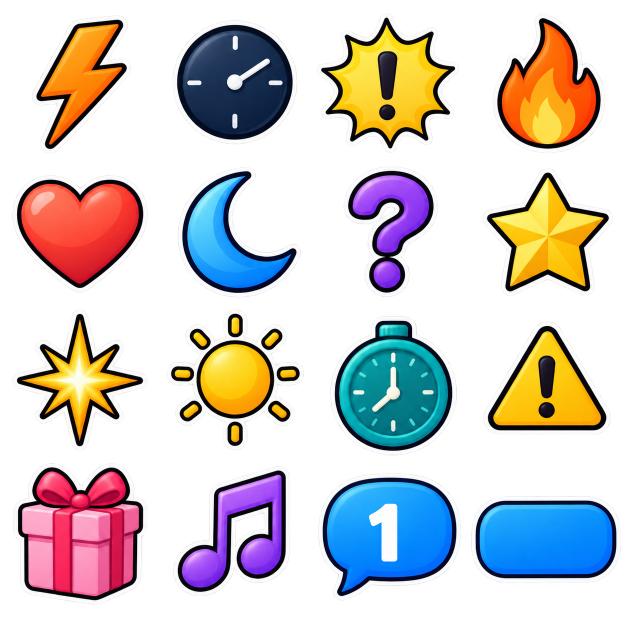
#> input picture docs/assets/basic-symbol-sticker-atlas-20260925.png, 1254 x 1254 px (shown at 1/2 size)
$ python repair_gift_atlas_crop_20261003.py
#> lines starting #> are read from the running program, lines starting #| are printed output that depends on the picture; after the words box and inside, x2 and y2 are one past the last pixel; in counts of white or black regions, pixels touching at a corner belong together
### scripts/extract_legacy_icon_atlases.py
"""Extract three first-party icon atlases into transparent sticker PNGs.

The retained source atlases, cell coordinates, and resulting hashes make these
assets reproducible and traceable. Existing images are backed up on an explicit
replacement run.
"""

from __future__ import annotations

import argparse
from collections import deque
import hashlib
import json
import shutil
from pathlib import Path

import numpy as np
from PIL import Image, ImageDraw


ROOT = Path(__file__).resolve().parents[1]
STICKER_ROOT = ROOT / "src/cutvoke/assets/stickers"
CATALOG = ROOT / "src/cutvoke/core/builtin_stickers.json"
BACKUP_ROOT = ROOT / "docs/assets/replaced-sticker-sources-20260925"
DEFAULT_OUTPUT = ROOT / "tmp/legacy-icon-review"
DEFAULT_REPORT = ROOT / "docs/assets/legacy-icon-atlases-20260925.extraction.json"
DEFAULT_CONTACT = ROOT / "docs/assets/legacy-icon-atlases-contact-sheet-20260925.png"
GRID = 4
OUTPUT_SIZE = 320
PADDING = 18
CROP_FRACTION = 0.94
MIN_COMPONENT_PIXELS = 80

ATLASES = (
    {
        "file": "basic-navigation-sticker-atlas-20260925.png",
        "items": (
            ("arrow_down", "向下箭头", ("方向", "向下")),
            ("arrow_left", "向左箭头", ("方向", "向左")),
            ("arrow_ne", "右上箭头", ("方向", "右上")),
            ("arrow_nw", "左上箭头", ("方向", "左上")),
            ("arrow_red", "红色箭头", ("方向", "红色")),
            ("arrow_right", "向右箭头", ("方向", "向右")),
            ("arrow_up", "向上箭头", ("方向", "向上")),
            ("cross", "叉号", ("标记", "叉号")),
            ("location", "位置标记", ("位置", "地点")),
            ("magnifier", "放大镜", ("搜索", "放大镜")),
            ("minus", "减号", ("符号", "减号")),
            ("plus", "加号", ("符号", "加号")),
            ("check_green", "绿色对勾", ("标记", "正确")),
            ("circle_green", "绿色圆点", ("标记", "绿色")),
            ("dot", "圆点", ("标记", "圆点")),
            ("shield", "盾牌", ("标记", "盾牌")),
        ),
    },
    {
        "file": "basic-symbol-sticker-atlas-20260925.png",
        "items": (
            ("bolt_orange", "橙色闪电", ("闪电", "速度")),
            ("clock", "时钟", ("时间", "时钟")),
            ("exclaim_yellow", "黄色感叹号", ("提示", "感叹号")),
            ("flame", "火焰", ("火焰", "热度")),
            ("heart", "爱心", ("爱心", "情绪")),
            ("moon", "月亮", ("月亮", "夜晚")),
            ("question", "问号", ("提示", "问号")),
            ("star", "星星", ("星星", "氛围")),
            ("star_burst", "爆闪星", ("星星", "闪光")),
            ("sun", "太阳", ("太阳", "白天")),
            ("timer", "计时器", ("时间", "计时")),
            ("warning", "警告标识", ("提示", "警告")),
            ("gift", "礼物", ("礼物", "庆祝")),
            ("music_note", "音符", ("音乐", "音符")),
            ("number_bubble", "数字气泡", ("数字", "气泡")),
            ("rounded_blue", "蓝色圆角牌", ("标记", "蓝色")),
        ),
    },
    {
        "file": "basic-label-sticker-atlas-20260925.png",
        "items": (
            ("speech_bubble", "对话气泡", ("气泡", "对话")),
            ("tag", "标签牌", ("标记", "标签")),
        ),
    },
)


def _sha(path: Path) -> str:
    return hashlib.sha256(path.read_bytes()).hexdigest()


def _remove_small_components(pixels: np.ndarray) -> tuple[np.ndarray, int, int]:
    """Remove isolated generator specks while preserving the main icon parts."""
    visible = pixels[:, :, 3] >= 24
    height, width = visible.shape
    seen = bytearray(height * width)
    removed_pixels = 0
    removed_components = 0
    for y in range(height):
        for x in range(width):
            start = y * width + x
            if not visible[y, x] or seen[start]:
                continue
            seen[start] = 1
            queue = deque([start])
            component = [start]
            while queue:
                index = queue.popleft()
                cy, cx = divmod(index, width)
                for ny in range(max(0, cy - 1), min(height, cy + 2)):
                    for nx in range(max(0, cx - 1), min(width, cx + 2)):
                        neighbor = ny * width + nx
                        if visible[ny, nx] and not seen[neighbor]:
                            seen[neighbor] = 1
                            queue.append(neighbor)
                            component.append(neighbor)
            if len(component) < MIN_COMPONENT_PIXELS:
                removed_components += 1
                removed_pixels += len(component)
                ys, xs = np.divmod(np.asarray(component), width)
                pixels[ys, xs, :] = 0
    return pixels, removed_components, removed_pixels


# [168 lines left out: functions _contact_sheet, extract, main, not called in this run]


# [2 lines that do not run on import are left out]

### scripts/repair_gift_atlas_crop_20261003.py
"""Recover the full existing gift artwork from its retained ImageGen atlas.

The bow extends above the fourth grid row. Cropping a fixed square cell clipped
it. This bounded extraction keeps the original illustration and transparent
pixels; it does not generate a replacement or add catalog entries.
"""

from __future__ import annotations

import argparse
import hashlib
import json
from pathlib import Path
import shutil

import numpy as np
from PIL import Image, ImageDraw

from extract_legacy_icon_atlases import _remove_small_components

ROOT = Path(__file__).resolve().parents[1]
OUT = ROOT / "output/acceptance/product-completion-20261003/artwork"
ATLAS = ROOT / "docs/assets/basic-symbol-sticker-atlas-20260925.png"
TARGET = ROOT / "src/cutvoke/assets/stickers/gift.png"
CATALOG = ROOT / "src/cutvoke/core/builtin_stickers.json"
EXPECTED_ATLAS = "cad7244088163c8214c9f72847be0f8881823fa101f3621c638178bd1b1d791a"


def sha(path):
    return hashlib.sha256(path.read_bytes()).hexdigest()


def main():
    parser = argparse.ArgumentParser(description=__doc__)
    parser.add_argument("--install", action="store_true")
    args = parser.parse_args()
    if sha(ATLAS) != EXPECTED_ATLAS:
        raise ValueError("source atlas changed; review its crop before extracting")
    OUT.mkdir(parents=True, exist_ok=True)
    crop_box = (0, 910, 320, 1254)
    with Image.open(ATLAS) as atlas:
#> atlas is the input picture: PIL image 1254x1254 RGBA; mean R, G, B, A 70.6, 65.3, 63.5, 109.3
        pixels = np.asarray(atlas.convert("RGBA").crop(crop_box)).copy()
    pixels[pixels[:, :, 3] < 8] = 0
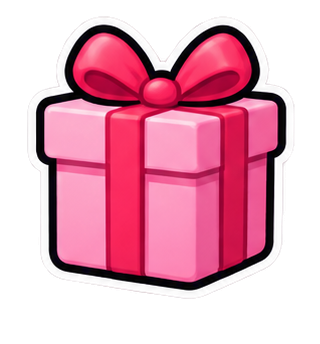
#> pixels: shape (344, 320, 4); mean R, G, B, A 115, 55.3, 74.8, 140.4; transparent parts drawn white
    pixels, removed_components, removed_pixels = _remove_small_components(pixels)
#> in _remove_small_components, `visible = pixels[:, :, 3] >= 24`:
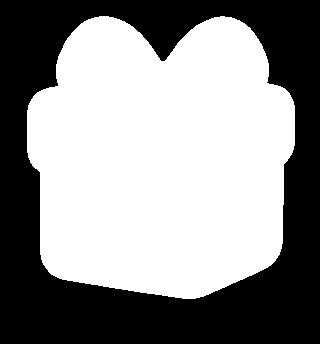
#> visible: shape (344, 320) bool; 56.1% white; 1 black region, box (x1, y1, x2, y2) and area: (0, 0, 320, 344) 48339
#> removed_components = 0; removed_pixels = 0
    artwork = Image.fromarray(pixels, "RGBA")
    bounds = artwork.getchannel("A").point(lambda value: 255 if value >= 16 else 0).getbbox()
#> bounds = (27, 16, 295, 299)
    if bounds is None or bounds[1] <= 3 or bounds[3] >= artwork.height - 3:
        raise ValueError("artwork touches extraction bounds; crop requires review")
    artwork = artwork.crop(bounds)
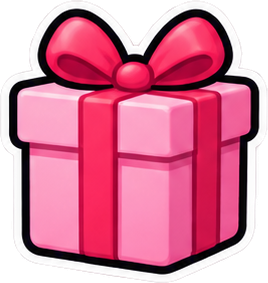
#> artwork: PIL image 268x283 RGBA; mean R, G, B, A 166.8, 80.2, 108.6, 203.7; transparent parts drawn white
    artwork.thumbnail((284, 284), Image.Resampling.LANCZOS)
    corrected = Image.new("RGBA", (320, 320), (0, 0, 0, 0))
#> corrected: PIL image 320x320 RGBA; every value is 0
    corrected.alpha_composite(artwork, ((320 - artwork.width) // 2, (320 - artwork.height) // 2))
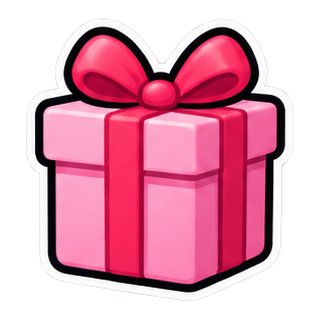
#> corrected: PIL image 320x320 RGBA; mean R, G, B, A 123.6, 59.4, 80.4, 150.9; transparent parts drawn white
    corrected_path = OUT / "gift-v2.png"
    corrected.save(corrected_path, optimize=True)
    backup = OUT / "gift-before.png"
    if not backup.exists():
        shutil.copy2(TARGET, backup)
    sheet = Image.new("RGB", (640, 355), (231, 234, 240))
    draw = ImageDraw.Draw(sheet)
    for index, path in enumerate((backup, corrected_path)):
        tile = Image.new("RGBA", (320, 320), (231, 234, 240, 255))
        with Image.open(path) as source:
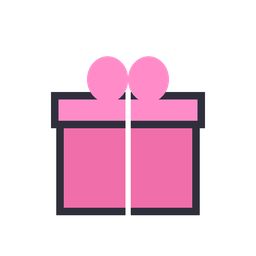
#> source: PIL image 256x256 RGBA; mean R, G, B, A 63.9, 34, 49.5, 78.6; transparent parts drawn white
            tile.alpha_composite(source.convert("RGBA"))
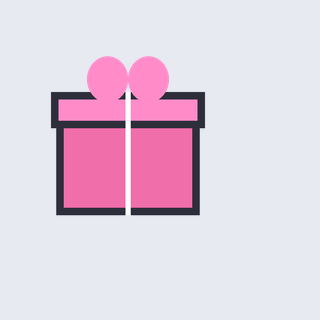
#> tile: PIL image 320x320 RGBA; mean R, G, B, A 225.4, 209, 223.4, 255
        sheet.paste(tile.convert("RGB"), (index * 320, 30))
        draw.text((index * 320 + 12, 10), "Previous crop" if index == 0 else "Recovered full bow",
                  fill=(20, 24, 31))
    sheet.save(OUT / "gift-before-after.png")
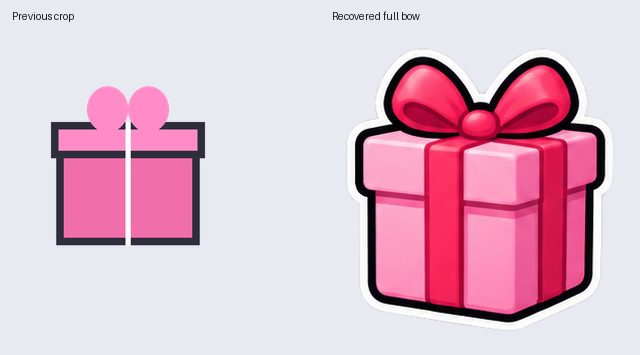
#> saved as gift-before-after.png: PIL image 640x355 RGB; mean R, G, B 221.1, 185.9, 203.4
    report = {"schemaVersion": 1, "atlas": ATLAS.relative_to(ROOT).as_posix(),
              "atlasSha256": sha(ATLAS), "sourceCrop": list(crop_box),
              "visibleBoundsWithinCrop": list(bounds), "outputSize": [320, 320],
              "outputSha256": sha(corrected_path), "previousSha256": sha(backup),
              "removedSmallComponents": removed_components,
              "removedSmallComponentPixels": removed_pixels,
              "version": "1.1.1", "installed": args.install}
    (OUT / "gift-extraction.json").write_text(json.dumps(report, ensure_ascii=False, indent=2)
                                              + "\n", encoding="utf-8")
    if args.install:
        shutil.copy2(corrected_path, TARGET)
        data = json.loads(CATALOG.read_text(encoding="utf-8"))
        provenance = (f"OpenAI ImageGen atlas {report['atlas']} (SHA-256 {EXPECTED_ATLAS}); "
                      "full gift bow recovered using crop [0,910,320,1254]; output SHA-256 "
                      f"{report['outputSha256']}; record: "
                      "output/acceptance/product-completion-20261003/artwork/gift-extraction.json")
        for item in data["stickers"]:
            if item["stem"] == "gift":
                item.update(version="1.1.1", source=provenance)
        for item in data.get("motionVariants", []):
            if item["stem"] == "gift":
                item.update(version="1.1.1", source=f"CutVoke {item['effectId']} over {provenance}")
        CATALOG.write_text(json.dumps(data, ensure_ascii=False, indent=2) + "\n", encoding="utf-8")
    print(json.dumps(report, ensure_ascii=False))
#> (printed output is left out)


if __name__ == "__main__":
    main()
